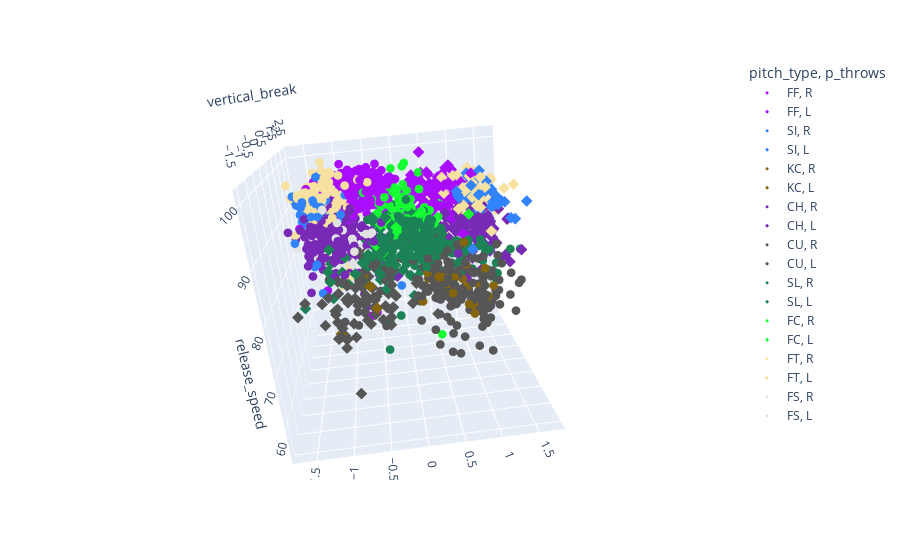

Write notebook code for a chart like this one.
### Code cell
fig = px.scatter_3d(arsenal_samp, x='horizontal_break', y='vertical_break', z='release_speed',
              color='pitch_type',symbol ='p_throws',hover_name='player_name',color_discrete_sequence=px.colors.qualitative.Alphabet)
fig.update_traces(marker=dict(size=3))
fig.show()

### Figure 1 — Plotly figure (JSON) as saved in the notebook; plotly's stock layout.template omitted (floating-point values rounded to 4 significant figures; data arrays with more than 128 entries replaced by an {"elided": "..."} marker saying what was removed)
{"data": [{"hovertemplate": "<b>%{hovertext}</b><br><br>pitch_type=FF<br>p_throws=R<br>horizontal_break=%{x}<br>vertical_break=%{y}<br>release_speed=%{z}<extra></extra>", "hovertext": {"elided": "311 str values"}, "legendgroup": "FF, R", "marker": {"color": "#AA0DFE", "size": 3, "symbol": "circle"}, "mode": "markers", "name": "FF, R", "scene": "scene", "showlegend": true, "type": "scatter3d", "x": {"elided": "311 float values"}, "y": {"elided": "311 float values"}, "z": {"elided": "311 float values"}}, {"hovertemplate": "<b>%{hovertext}</b><br><br>pitch_type=FF<br>p_throws=L<br>horizontal_break=%{x}<br>vertical_break=%{y}<br>release_speed=%{z}<extra></extra>", "hovertext": {"elided": "131 str values"}, "legendgroup": "FF, L", "marker": {"color": "#AA0DFE", "size": 3, "symbol": "diamond"}, "mode": "markers", "name": "FF, L", "scene": "scene", "showlegend": true, "type": "scatter3d", "x": {"elided": "131 float values"}, "y": {"elided": "131 float values"}, "z": {"elided": "131 float values"}}, {"hovertemplate": "<b>%{hovertext}</b><br><br>pitch_type=SI<br>p_throws=R<br>horizontal_break=%{x}<br>vertical_break=%{y}<br>release_speed=%{z}<extra></extra>", "hovertext": ["Jakob Junis", "Trevor Cahill", "Randy Dobnak", "Barrett Astin", "Logan Ondrusek", "Marcus Hatley", "Tanner Anderson", "Burke Badenhop", "Joe Smith", "Tyler Rogers", "Danny Burawa", "Chris Mazza", "Donn Roach", "Kyle Hendricks", "Tayler Scott", "Geoff Hartlieb", "Spencer Turnbull", "Michael King", "Sam Gaviglio", "Jesse Hahn", "Adam Cimber", "Jeremy Hellickson", "Mike Hauschild", "Chad Smith", "Zach Davies", "Arquimedes Caminero", "Todd Redmond", "Phillippe Aumont", "Tim Adleman", "James Marvel", "Drew Storen", "Sean O'Sullivan", "Zack Godley", "Joe Blanton", "A.J. Burnett", "Rob Wooten", "Kazuhisa Makita", "Jake Buchanan", "Dillon Tate", "Chris Bassitt", "Bryan Garcia", "Joe Ross", "Chad Jenkins", "Williams Perez", "Eddie Gamboa", "Robert Gsellman", "Jason Marquis", "Nate Jones", "Jarred Cosart", "Noe Ramirez", "Mike Pelfrey", "Buddy Carlyle", "Kendall Graveman", "Sam Dyson", "Alex Gordon", "Reggie McClain", "Walker Lockett", "Chasen Bradford", "Donovan Hand", "Austin Brice", "Raisel Iglesias", "Trevor Oaks", "Dakota Hudson", "Nick Tepesch", "Chris Volstad", "Pedro Payano", "Seth Frankoff"], "legendgroup": "SI, R", "marker": {"color": "#3283FE", "size": 3, "symbol": "circle"}, "mode": "markers", "name": "SI, R", "scene": "scene", "showlegend": true, "type": "scatter3d", "x": [-1.173, -1.433, -1.177, -1.208, -1.131, -1.303, -1.149, -1.457, -1.508, -0.1267, -1.566, -1.276, -1.434, -1.053, -1.496, -1.372, -1.262, -0.8707, -1.133, -1.286, -1.203, -1.25, -1.373, -1.256, -1.323, -1.2, -1.118, -1.587, -1.143, -1.227, -1.435, -1.221, -1.189, -1.13, -1.197, -1.483, -1.21, -0.9422, -1.244, -1.302, -1.025, -1.27, -1.485, -1.491, -0.9424, -1.507, -1.525, -1.219, -0.8078, -1.428, -1.375, -1.4, -1.245, -1.403, -1.413, -1.5, -1.155, -1.065, -1.186, -1.415, -1.356, -1.189, -1.071, -0.997, -1.394, -1.18, -1.267], "y": [0.7256, 0.6659, 0.1036, 0.7128, 1.208, 1.036, 0.52, 0.7137, -0.1793, -1.154, 0.7091, 0.1941, 0.5643, 0.9121, 0.6265, 0.2281, 0.5965, 0.3736, 0.7348, 1.032, -0.6296, 1.012, 0.941, 1.016, 1.122, 0.9207, 1.349, 1.041, 1.091, 0.5513, 0.7331, 1.266, 0.5217, 1.197, 0.8462, 0.9639, -0.4156, 0.7136, 0.5276, 0.9238, 1.208, 0.9911, 0.7217, 0.6762, 0.9466, 0.9099, 0.713, 1.335, 1.012, 0.6445, 0.881, 1.053, 0.985, 0.3847, 0.7547, 0.5262, 0.506, 0.5721, 0.6363, 0.3069, 0.8681, 0.6155, 0.6144, 0.7187, 0.7519, 1.095, 1.082], "z": [90.85, 91.76, 92.17, 91.8, 92.69, 90.03, 92.81, 89.17, 88.4, 82.23, 95.13, 92.03, 91.24, 87.42, 94.39, 94.97, 94.19, 91.36, 88.51, 92.52, 85.6, 89.45, 91.01, 92.87, 89.75, 98.1, 90.58, 93.11, 91.58, 90.59, 91.83, 89.97, 90.56, 91.67, 91.52, 88.87, 78.91, 89.45, 93.64, 92.97, 94.23, 93.2, 89.73, 91.34, 87.26, 93.8, 88.3, 97.6, 93.56, 90.23, 93.13, 89.9, 92.88, 94.08, 79.54, 93.72, 92.93, 90.36, 88.14, 93.72, 93.45, 89.52, 93.89, 88.91, 91.87, 93.52, 91.52]}, {"hovertemplate": "<b>%{hovertext}</b><br><br>pitch_type=SI<br>p_throws=L<br>horizontal_break=%{x}<br>vertical_break=%{y}<br>release_speed=%{z}<extra></extra>", "hovertext": ["Ryan Yarbrough", "Adam Kolarek", "Stephen Tarpley", "Harrison Musgrave", "Wandy Peralta", "Ryan Borucki", "Steven Matz", "Chad Girodo", "Jon Lester", "Sammy Solis", "Marc Rzepczynski", "Andrew Heaney", "Mike Minor", "Richard Bleier", "Gregory Soto", "Locke St. John", "TJ House", "Pat Venditte", "Hoby Milner", "Ryan Sherriff", "Josh D. Smith", "Manny Banuelos", "Jeff Locke", "Bruce Chen", "Aaron Bummer", "Tyler Lyons", "James Pazos", "Michael Kirkman", "Joey Lucchesi", "Jeff Francis", "Randy Choate", "Sean Manaea", "Hector Santiago", "Tony Watson", "Dana Eveland"], "legendgroup": "SI, L", "marker": {"color": "#3283FE", "size": 3, "symbol": "diamond"}, "mode": "markers", "name": "SI, L", "scene": "scene", "showlegend": true, "type": "scatter3d", "x": [1.195, 1.539, 1.157, 0.9472, 1.281, 1.445, 1.217, 1.638, 1.107, 1.172, 1.43, 1.186, 0.9278, 1.171, 1.103, 1.481, 1.581, 0.6014, 1.428, 1.315, 1.336, 1.441, 1.078, 1.365, 1.046, 1.108, 1.126, 1.365, 0.965, 1.211, 0.9224, 1.72, 1.052, 1.376, 1.575], "y": [1.038, -0.3277, 0.3165, 1.031, 0.9241, 0.7967, 0.975, 0.3702, 0.7686, 1.313, 0.7494, 1.303, 1.013, 0.386, 1.038, 0.5331, 0.7578, 0.942, 0.6472, 0.09308, 0.3177, 0.5045, 1.222, 1.289, 0.2759, 0.9787, 1.064, 0.8994, 1.039, 1.117, -0.387, -0.2531, 1.64, 0.8719, 0.4989], "z": [88.86, 88.98, 92.47, 90.88, 95.87, 91.53, 93.71, 86.87, 90.8, 93.88, 92.13, 92.05, 91.77, 88.93, 95.34, 89.4, 89.46, 83.21, 88.88, 91.34, 89.83, 91.42, 91.97, 84.25, 94.58, 89.97, 94.63, 91.5, 90.26, 86.61, 84.21, 91.87, 91.28, 93.61, 89.91]}, {"hovertemplate": "<b>%{hovertext}</b><br><br>pitch_type=KC<br>p_throws=R<br>horizontal_break=%{x}<br>vertical_break=%{y}<br>release_speed=%{z}<extra></extra>", "hovertext": ["Jeremy Hellickson", "Trevor Bauer", "Rowan Wick", "Chris Smith", "Sam LeCure", "Gerrit Cole", "Jorge Lopez", "Archie Bradley", "Shane Bieber", "James Shields", "David Robertson", "Tyler Duffey", "Zack Godley", "Dan Haren", "Brad Peacock", "Zac Gallen", "Brandon Workman", "Kirby Yates", "Nick Pivetta", "Craig Kimbrel"], "legendgroup": "KC, R", "marker": {"color": "#85660D", "size": 3, "symbol": "circle"}, "mode": "markers", "name": "KC, R", "scene": "scene", "showlegend": true, "type": "scatter3d", "x": [0.809, 0.6751, 0.7441, 0.308, 0.1705, 1.004, 0.5776, 0.3838, 0.4103, 0.5417, 0.7563, 0.7028, 0.2427, 0.4579, 0.9942, 0.7549, 0.5013, 0.9373, 1.052, 0.7591], "y": [-1.095, -1.456, -1.442, 0.1294, -0.3758, -0.8229, -0.935, -0.7894, -0.9362, -0.4778, -0.8258, -0.7986, -0.7383, -0.3498, -1.036, -0.86, -1.325, -0.7306, -1.133, -0.7084], "z": [76.28, 78.89, 76.93, 76.86, 74.63, 82.1, 81.54, 81.32, 81.89, 78.18, 83.28, 80.41, 82.07, 76.79, 77.75, 79.21, 80.58, 78.22, 80.1, 86.98]}, {"hovertemplate": "<b>%{hovertext}</b><br><br>pitch_type=KC<br>p_throws=L<br>horizontal_break=%{x}<br>vertical_break=%{y}<br>release_speed=%{z}<extra></extra>", "hovertext": ["Mike Minor", "Jason Vargas", "Matt Reynolds", "Austin Gomber", "David Price"], "legendgroup": "KC, L", "marker": {"color": "#85660D", "size": 3, "symbol": "diamond"}, "mode": "markers", "name": "KC, L", "scene": "scene", "showlegend": true, "type": "scatter3d", "x": [-0.5361, -1.011, -0.6456, -0.4725, -0.6397], "y": [-0.7613, -0.7866, -0.02747, -1.033, -0.006948], "z": [80.82, 72.16, 78.5, 77.85, 79.8]}, {"hovertemplate": "<b>%{hovertext}</b><br><br>pitch_type=CH<br>p_throws=R<br>horizontal_break=%{x}<br>vertical_break=%{y}<br>release_speed=%{z}<extra></extra>", "hovertext": {"elided": "296 str values"}, "legendgroup": "CH, R", "marker": {"color": "#782AB6", "size": 3, "symbol": "circle"}, "mode": "markers", "name": "CH, R", "scene": "scene", "showlegend": true, "type": "scatter3d", "x": {"elided": "296 float values"}, "y": {"elided": "296 float values"}, "z": {"elided": "296 float values"}}, {"hovertemplate": "<b>%{hovertext}</b><br><br>pitch_type=CH<br>p_throws=L<br>horizontal_break=%{x}<br>vertical_break=%{y}<br>release_speed=%{z}<extra></extra>", "hovertext": ["Alex Wood", "Paco Rodriguez", "Justin Nicolino", "Josh Hader", "Adrian Morejon", "C.J. Wilson", "Elvis Araujo", "Rob Rasmussen", "Kevin Chapman", "Patrick Corbin", "Brandon Mann", "Gregory Soto", "Ryan Merritt", "Clayton Richard", "Felix Doubront", "Anthony Kay", "Jorge De La Rosa", "Jaime Garcia", "Chris Sale", "Jeff Locke", "Yusei Kikuchi", "Tyler Olson", "Tony Cingrani", "Kyle Ryan", "Adam Loewen", "Cesar Cabral", "Chris Narveson", "AJ Reed", "Michael Roth", "J.A. Happ", "Matt Marksberry", "Mike Minor", "Tim Cooney", "Drew Pomeranz", "Sean Doolittle", "Brian Duensing", "Caleb Smith", "Daniel Zamora", "Jake Diekman", "Chad Girodo", "Tommy Layne", "C.J. Riefenhauser", "Adam Kolarek", "Conner Menez", "Austin Gomber", "Nick Ramirez", "Brett Oberholtzer", "Stephen Tarpley", "Scott Alexander", "Tsuyoshi Wada", "Rob Zastryzny", "Steven Matz", "Pat Venditte", "Danny Coulombe", "Ty Blach", "Jose Alvarez", "Tommy Milone", "Sean Manaea", "Nick Margevicius", "Dillon Peters", "Greg Mahle", "Andrew Miller", "A.J. Minter", "Michael Kirkman", "Ranger Suarez", "Edgar Olmos", "Locke St. John", "Marc Rzepczynski", "Josh D. Smith", "Tyler Lyons", "Andrew Vasquez", "Max Fried", "Andrew Albers", "Luis Avilan", "Antonio Bastardo", "Javier Lopez", "Josh Osich", "Felipe Vazquez", "Ashur Tolliver", "T.J. McFarland", "Brock Burke", "Zach Duke", "Sammy Solis", "Eric O'Flaherty", "Andrew Heaney", "Matt Hall", "Kelvin Marte", "Joey Lucchesi", "Tom Gorzelanny", "Cody Ege", "D.J. Snelten", "Phil Coke", "Nestor Cortes", "Gabriel Moya", "Matt Grace", "Adam Liberatore", "Andrew Suarez", "Colt Hynes", "Justin Wilson", "Nik Turley", "Zac Rosscup", "Jairo Labourt", "Pat Dean", "Miguel Del Pozo", "Sam Moll", "Edwin Escobar", "Frank Garces", "Williams Jerez", "Brett Anderson", "Bruce Chen", "Donnie Hart", "Gabe Speier", "Matt Moore", "Grant Dayton", "Mark Buehrle"], "legendgroup": "CH, L", "marker": {"color": "#782AB6", "size": 3, "symbol": "diamond"}, "mode": "markers", "name": "CH, L", "scene": "scene", "showlegend": true, "type": "scatter3d", "x": [1.304, 0.9124, 1.201, 0.9421, 0.6867, 0.9465, 0.9566, 1.208, 1.391, 0.9835, 0.6451, 1.098, 1.098, 1.209, 0.4897, 1.364, 0.6668, 1.082, 1.59, 0.6686, 0.955, 0.7846, 0.6856, 0.9409, 0.7204, 1.443, 0.8272, 1.09, -0.1787, 1.191, 1.064, 1.388, 1.091, 0.9809, 0.906, 1.279, 1.299, 0.6847, 1.284, 1.472, 1.147, 0.8549, 1.677, 0.7151, 0.6547, 1.09, 0.9137, 1.353, 1.128, 0.7885, 0.9294, 1.365, 0.8062, 0.04287, 1.499, 1.186, 1.244, 0.842, 0.3491, 0.9831, 1.422, -1.001, 1.132, 0.8437, 1.167, 1.182, 1.341, 1.203, 1.233, 0.998, 1.679, 0.9632, 1.038, 1.108, 0.7391, 1.33, 0.9518, 1.13, 0.8507, 1.323, 0.8486, 1.024, 1.104, 0.9263, 1.396, 0.7598, 1.124, -0.1484, 1.406, 1.473, 1.129, 1.319, 1.205, 0.8897, 1.247, 0.7739, 1.19, 1.163, 1.509, 1.197, 1.159, 0.9949, 1.045, 1.509, 1.302, 1.118, 1.218, 0.9326, 1.121, 1.137, 1.475, 1.213, 1.353, -0.02002, 1.027], "y": [0.4991, 0.7688, 0.8742, 0.6984, 0.6485, 1.188, 1.153, 0.9753, 0.7642, 0.9237, 0.4612, 0.9046, 1.039, 0.3451, 0.7956, 0.7738, 0.4427, 0.6506, 0.4151, 0.9599, 0.7467, 0.1559, 0.7018, 0.9803, 0.8797, 0.7275, 1.506, 0.9842, 0.759, 0.8545, 1.014, 1.006, 1.299, 1.422, 1.046, 0.8815, 0.9443, 0.3518, 0.6261, 0.03834, 0.6057, 1.118, -0.101, 0.5434, 1.174, 0.7496, 1.019, 0.6519, 0.3117, 0.4166, 0.8661, 0.4818, -0.4078, 0.3132, 0.8143, 0.6233, 0.8599, 0.09968, 0.9703, 0.8826, 0.7568, -0.2474, 0.2126, 0.3366, 0.4944, 0.6316, 0.3761, 0.4934, 0.4915, 0.7438, 0.7679, 0.4822, 0.652, 0.5446, 1.375, 0.537, 1.241, 0.2175, 0.1015, 0.3248, 0.4777, 0.1549, 0.6255, 0.9499, 0.6932, 0.6656, 0.6929, -0.06113, 0.8033, 0.3665, 0.2603, 0.555, 0.399, 0.6725, 0.5809, 0.5528, 0.7883, 0.7712, 0.8391, 1.346, 1.031, 1.508, 0.9285, 0.6504, 0.1954, 0.8838, 1.111, 0.5532, 0.7421, 1.08, -0.2232, 0.6556, 0.766, 0.7427, 0.776], "z": [84.13, 85.65, 82.81, 85.72, 85.39, 85.54, 87.82, 83.21, 84.95, 83.6, 82.74, 88.26, 81.48, 84.02, 84.54, 85.38, 82.73, 82.94, 86.5, 82.24, 84.49, 83.17, 88.28, 82.88, 85.37, 83.7, 83.62, 81.57, 83.8, 85.81, 85.6, 86.1, 82.72, 85.76, 82.4, 85.23, 83.18, 84.15, 88.92, 80.54, 82.77, 79.28, 81.77, 82.74, 83.89, 79.1, 80.41, 86.44, 85.87, 81.86, 79.95, 84.09, 78.62, 84.5, 80.07, 80.96, 80.78, 83.5, 79.0, 83.99, 81.67, 84.2, 86.14, 85.4, 84.77, 85.04, 81.74, 86.29, 84.6, 84.42, 85.5, 84.39, 78.85, 82.68, 85.75, 79.57, 84.75, 88.33, 82.33, 83.51, 85.19, 84.56, 85.34, 86.36, 83.71, 82.01, 85.11, 79.05, 85.15, 78.47, 76.78, 87.21, 82.22, 81.37, 85.6, 85.42, 86.17, 81.54, 89.85, 87.07, 86.03, 88.25, 85.08, 88.15, 81.95, 85.37, 83.08, 86.99, 83.28, 76.11, 80.1, 83.95, 83.94, 84.55, 78.71]}, {"hovertemplate": "<b>%{hovertext}</b><br><br>pitch_type=CU<br>p_throws=R<br>horizontal_break=%{x}<br>vertical_break=%{y}<br>release_speed=%{z}<extra></extra>", "hovertext": {"elided": "215 str values"}, "legendgroup": "CU, R", "marker": {"color": "#565656", "size": 3, "symbol": "circle"}, "mode": "markers", "name": "CU, R", "scene": "scene", "showlegend": true, "type": "scatter3d", "x": {"elided": "215 float values"}, "y": {"elided": "215 float values"}, "z": {"elided": "215 float values"}}, {"hovertemplate": "<b>%{hovertext}</b><br><br>pitch_type=CU<br>p_throws=L<br>horizontal_break=%{x}<br>vertical_break=%{y}<br>release_speed=%{z}<extra></extra>", "hovertext": ["John Means", "David Holmberg", "CD Pelham", "Adam McCreery", "Tyler Olson", "Jose Suarez", "Adalberto Mejia", "Matt Strahm", "Tyler Lyons", "Matt Marksberry", "Chasen Shreve", "Lucas Luetge", "Kyle Freeland", "Chris Rusin", "Mike Zagurski", "Gio Gonzalez", "Dietrich Enns", "Vidal Nuno", "Tyler Anderson", "C.J. Wilson", "Dario Alvarez", "Devin Smeltzer", "Cory Luebke", "Chris O'Grady", "Joe Palumbo", "Jeremy Affeldt", "Hyun Jin Ryu", "Jose Alvarez", "Alex Young", "Tim Collins", "Kyle Ryan", "Scott Diamond", "Steven Matz", "Gabriel Moya", "Edgar Olmos", "Matt Tracy", "Brian Matusz", "A.J. Puk", "Bobby Poyner", "James Russell", "Steven Okert", "Robbie Erlin", "Stephen Gonsalves", "Kevin Siegrist", "Robbie Ross Jr.", "David Murphy", "Will Smith", "Brett Martin", "Dillon Overton", "Cody Ege", "Drew Pomeranz", "Brock Burke", "Manny Banuelos", "Jeff Francis", "Anthony Kay", "Alex Torres", "Adam LaRoche", "Justin Wilson", "Jose Manuel Fernandez", "Charlie Furbush", "Jake McGee", "Adam Morgan", "Pat Dean", "Harrison Musgrave", "Robby Scott", "Nestor Cortes", "Jace Fry", "Genesis Cabrera", "Tyler Matzek", "Clint Robinson", "Conner Menez", "Matt Harrison", "Austin Davis", "Josh Rogers", "Mitch Moreland", "Ryan Borucki", "Colin Poche", "Ryan O'Rourke", "Aaron Loup", "Brian Duensing"], "legendgroup": "CU, L", "marker": {"color": "#565656", "size": 3, "symbol": "diamond"}, "mode": "markers", "name": "CU, L", "scene": "scene", "showlegend": true, "type": "scatter3d", "x": [-0.3077, -0.9895, -0.9347, -1.086, -1.629, -1.035, -0.2842, -0.8831, -1.05, -1.007, 0.6827, -0.7859, -0.2691, -0.1929, -0.2339, -1.002, -0.2253, -0.7307, -0.3005, -0.8728, -0.5617, -1.043, -0.3158, -0.5353, -0.8501, -0.9531, -1.026, -0.5679, -0.1985, -0.8833, -0.7606, -0.5291, -0.8553, -0.6267, -1.229, -0.5197, -0.8845, -0.3249, -0.4155, -0.6591, -0.6809, -0.3125, -0.9204, -0.738, -0.3353, 0.3947, -0.7455, -0.2512, -0.534, -0.805, -0.3582, -0.6514, -1.021, -0.9812, -0.8918, -0.4649, -0.8611, -0.4447, -0.4927, -1.139, -0.2059, -0.7387, -0.6276, -0.6093, -1.224, -0.6656, -0.6396, -0.2671, -0.3282, -0.2608, -0.6501, 0.02456, -0.4709, -0.5844, -1.038, -0.5031, -0.6975, 0.1317, -1.5, -0.7982], "y": [-0.3409, -1.069, -0.1358, -0.954, -0.3371, -0.5138, 0.1936, -0.2463, -0.7251, -0.1985, 1.549, -1.221, 0.05837, 0.02361, -0.6119, -1.107, 0.2369, -0.3341, -0.7215, -0.4701, 0.4265, -0.8037, -0.1751, 0.02477, -0.8996, -1.075, -1.039, 0.04207, -0.2851, -1.454, -0.2961, -0.1995, -0.7052, -0.816, -0.5862, -0.5931, 0.03577, -0.3626, -0.8963, -0.314, 0.08414, -1.322, -1.245, -0.3156, -0.07494, -0.07233, -0.5295, -0.8111, -0.2209, -0.07794, -1.262, -0.01199, -0.2199, -0.5181, -0.6218, -0.8972, -0.7675, -0.05867, 0.3355, -0.4944, -0.2982, -0.6372, -0.3459, -0.2873, -0.6463, -0.2236, -1.101, -0.9033, -0.2372, 0.05953, -0.3253, -0.3119, -0.2915, -0.5509, -0.9702, -0.562, 0.2701, 0.2867, -0.3108, -0.9856], "z": [76.95, 73.16, 79.5, 80.52, 74.12, 75.79, 79.63, 79.13, 75.88, 79.9, 92.45, 76.45, 80.33, 80.72, 78.17, 76.4, 79.83, 79.19, 74.02, 77.68, 83.06, 77.0, 80.78, 74.62, 78.87, 74.96, 72.68, 79.19, 81.46, 74.91, 78.67, 77.85, 78.48, 74.5, 77.56, 74.27, 77.96, 81.92, 74.69, 75.97, 76.81, 75.96, 72.01, 75.57, 78.66, 69.9, 77.16, 80.89, 73.74, 75.39, 79.33, 80.29, 77.52, 70.02, 78.12, 79.45, 58.57, 82.18, 82.03, 78.23, 76.05, 76.75, 77.1, 70.6, 73.46, 74.68, 77.75, 82.84, 79.95, 71.8, 80, 74.16, 82.6, 77.25, 72.33, 77.06, 83.85, 75.41, 76.67, 72.32]}, {"hovertemplate": "<b>%{hovertext}</b><br><br>pitch_type=SL<br>p_throws=R<br>horizontal_break=%{x}<br>vertical_break=%{y}<br>release_speed=%{z}<extra></extra>", "hovertext": {"elided": "260 str values"}, "legendgroup": "SL, R", "marker": {"color": "#1C8356", "size": 3, "symbol": "circle"}, "mode": "markers", "name": "SL, R", "scene": "scene", "showlegend": true, "type": "scatter3d", "x": {"elided": "260 float values"}, "y": {"elided": "260 float values"}, "z": {"elided": "260 float values"}}, {"hovertemplate": "<b>%{hovertext}</b><br><br>pitch_type=SL<br>p_throws=L<br>horizontal_break=%{x}<br>vertical_break=%{y}<br>release_speed=%{z}<extra></extra>", "hovertext": ["Jorge De La Rosa", "Jose Manuel Fernandez", "Dallas Keuchel", "Jonny Venters", "Jake McGee", "Matt Marksberry", "Locke St. John", "JB Shuck", "Pat Venditte", "Austin Gomber", "Ty Blach", "Dan Runzler", "Nick Martini", "Taylor Hearn", "CD Pelham", "Cory Luebke", "Steven Okert", "Wandy Peralta", "Adam Liberatore", "Eric Stults", "Jose Alvarez", "Dana Eveland", "Blake Snell", "Dillon Peters", "James Pazos", "Jared Walsh", "Derek Holland", "Eric Lauer", "Edward Paredes", "Alex Claudio", "Matt Thornton", "Ashur Tolliver", "Edgar Ibarra", "Christian Friedrich", "Brian Matusz", "Onelki Garcia", "Kelvin Marte", "Brett Martin", "Rob Rasmussen", "Justin Marks", "Chris Rusin", "Taylor Guilbeau", "Ross Detwiler", "Jeremy Bleich", "Cesar Ramos", "Nick Hagadone", "Matthew Boyd", "Andrew Chafin", "Brett Anderson", "Max Fried", "Ike Davis", "Francisco Liriano", "Tyler Matzek", "Luiz Gohara", "Colt Hynes", "Jonathon Niese", "Andrew Heaney", "Robbie Ross Jr.", "Neal Cotts", "Hyun Jin Ryu", "Mike Zagurski", "Aaron Bummer", "Robbie Ray", "Yohander Mendez", "Aaron Loup", "Wesley Wright", "Eric Stout", "Wei-Chung Wang", "Rich Hill", "C.J. Riefenhauser", "Scott Alexander", "Tim Collins", "Jose Quintana", "Tommy Layne", "Enny Romero", "Jose Torres", "Sean Newcomb", "Jace Fry", "Lucas Luetge", "Yohan Flande", "Amir Garrett", "Brian Flynn", "David Holmberg", "Taylor Rogers", "Jose Suarez", "Sean Nolin", "Josh Rogers", "Franklin Morales", "A.J. Puk"], "legendgroup": "SL, L", "marker": {"color": "#1C8356", "size": 3, "symbol": "diamond"}, "mode": "markers", "name": "SL, L", "scene": "scene", "showlegend": true, "type": "scatter3d", "x": [0.1419, -0.2284, -0.8582, -0.4683, 0.1873, -0.4158, -0.6271, -0.3137, -1.18, -0.2209, -0.182, -0.3827, 0.1224, -0.6106, -0.5333, -0.1762, -0.4492, -0.05836, 0.002834, -0.1592, -0.198, -1.119, -0.3246, -0.2422, -0.3521, 0.2422, 0.07427, -0.235, -0.9679, -0.4061, -0.1195, -0.4128, -0.04209, -0.2661, -0.2879, -0.1828, 0.029, -0.2521, -0.06109, -0.1902, -0.193, 0.001092, -0.3219, -0.7338, -0.1463, 0.04211, -0.1908, -0.05686, -0.382, -1.06, 0.157, -0.2048, -0.2532, -0.3971, -0.2067, -0.261, -0.06197, -0.1433, -0.3272, -0.2724, -0.1643, -0.6207, -0.01242, -0.2472, -0.6461, -0.2017, -0.3747, -0.3158, -1.556, -0.654, -0.3115, -0.4266, -0.972, -0.09358, 0.04605, -0.3511, -1.089, -1.093, -0.4485, 0.03813, -0.1449, -0.2877, -0.5643, -0.8845, -0.2846, -0.2287, -0.3507, -0.1839, -0.2238], "y": [0.6347, 0.7843, -0.18, -0.3126, 0.5274, -0.06632, 0.1904, -0.1985, 0.5681, 0.8077, 0.04609, 0.1809, 1.163, 0.5997, -0.04891, 0.2185, 0.5625, 0.4163, 0.3028, 0.6811, 0.6432, -0.2156, 0.2459, -0.114, -0.08554, 0.573, 0.4825, -0.1724, 0.3619, 0.3032, 0.3895, 0.08371, 0.4605, 0.4539, 0.4306, -0.0604, -0.09079, 0.04432, 0.3733, -0.04247, 0.1277, 0.07788, -0.5147, -0.3293, 0.7776, -0.1252, 0.1084, 0.00697, -0.6219, -0.2092, 0.6162, 0.4472, 0.0599, -0.02326, 0.07075, 0.3024, -0.05604, 0.5089, 0.726, -0.08304, -0.3628, -0.1951, 0.4198, 0.4257, -0.2757, 0.8701, 0.1357, 0.5018, 0.01472, 0.2032, -0.06186, 0.7958, 0.04663, 0.5929, 0.5084, 0.06297, -0.3932, 0.1327, 0.2172, 0.616, 0.3123, 0.2533, 0.2624, 0.2081, -0.06845, 0.7296, 0.05323, 0.8627, 0.4275], "z": [86.47, 88.62, 78.99, 84.64, 84.27, 80.99, 77.93, 79.9, 72.75, 88.67, 79.69, 84.83, 68.16, 80.01, 84.12, 83.73, 82.46, 86.82, 84.4, 82.1, 84.76, 82.19, 86.12, 83.13, 81.16, 88.56, 81.07, 81.79, 79.32, 77.03, 84.13, 79.75, 83.26, 84.46, 84.44, 83.03, 83.16, 85.13, 86.74, 80.08, 83.45, 86.36, 78.77, 81.67, 83.77, 79.12, 81.0, 83.07, 82.24, 83.75, 79.34, 85.56, 84.0, 83.2, 82.25, 81.0, 80.15, 87.51, 86.36, 78.72, 82.67, 83.17, 84.33, 84.3, 79.75, 81.25, 83.37, 84.29, 73.99, 77.46, 84.51, 88.73, 78.5, 85.12, 86.48, 82.72, 80.87, 85.27, 85.44, 85.49, 83.69, 84.83, 80.36, 83.03, 81.42, 79.13, 80.39, 88.57, 89.64]}, {"hovertemplate": "<b>%{hovertext}</b><br><br>pitch_type=FC<br>p_throws=R<br>horizontal_break=%{x}<br>vertical_break=%{y}<br>release_speed=%{z}<extra></extra>", "hovertext": ["Rookie Davis", "Blake Smith", "Simon Castro", "Matt Koch", "Caleb Cotham", "Michael Lorenzen", "Yordano Ventura", "Matt Bowman", "Asher Wojciechowski", "Zach Lee", "Nick Wittgren", "Nick Kingham", "Kenta Maeda", "Edwin Jackson", "Chris Tillman", "Jered Weaver", "Layne Somsen", "Kendry Flores", "Branden Pinder", "Carlos Estevez", "Michael Brady", "Jerome Williams", "Shane Greene", "Gabriel Ynoa", "Tyler Chatwood", "Jose Urena", "Mitch Harris", "Alex Wimmers", "Dustin May", "German Marquez", "Dereck Rodriguez", "Preston Guilmet", "Ryan Helsley", "Zach Neal", "Emmanuel Clase", "Jordan Jankowski", "Ryan Tepera", "Mike Wright", "Luke Hochevar", "Tyler Wagner", "Dovydas Neverauskas", "Nick Martinez", "Lou Trivino", "Rafael Betancourt", "Tommy Kahnle", "Odrisamer Despaigne", "A.J. Achter", "Jordan Yamamoto", "Chris Mazza", "Dellin Betances", "Cesar Vargas", "Justin Shafer", "Dominic Leone", "David Hernandez", "Tommy Hunter", "Rowan Wick", "Mat Latos", "Nick Vincent", "Tanner Roark", "Drew Rucinski", "Jeremy Guthrie", "Joakim Soria", "Tyler Wilson", "Jacob Barnes", "David Phelps", "Michael Tonkin", "Kevin Gregg", "Michael Wacha", "Tyler Mahle", "Luis Severino", "Adam Warren", "Evan Scribner", "Chris Withrow", "Carson Fulmer", "Addison Reed", "Yimi Garcia", "Trent Thornton", "Samuel Deduno", "Chad Billingsley", "Blake Parker", "Severino Gonzalez", "Hernan Perez", "Cody Anderson", "Gavin Floyd", "Nick Masset", "Drew Anderson", "Jason Motte", "Taijuan Walker", "John Gant", "Grant Balfour"], "legendgroup": "FC, R", "marker": {"color": "#16FF32", "size": 3, "symbol": "circle"}, "mode": "markers", "name": "FC, R", "scene": "scene", "showlegend": true, "type": "scatter3d", "x": [0.2949, 0.09183, -0.3808, -0.009219, -0.0959, 0.05069, -0.6752, -0.5269, -0.08159, 0.2902, 0.4918, 0.1737, 0.07053, 0.01104, 0.02108, 0.0959, 0.6523, -0.2622, 0.09301, -0.05569, 0.2508, -0.1699, 0.5673, 0.3562, 0.2103, -1.206, -0.0444, 0.2944, 0.1148, -0.2055, 0.2494, 0.03447, 0.3964, -0.1227, 0.138, 0.2104, 0.2615, 0.1796, 0.02105, -0.1201, 0.08476, -0.3379, 0.1763, -0.1186, 0.3682, 0.1865, 0.03334, 0.2835, 0.2186, 0.1264, 0.3971, 0.1836, 0.2756, 0.1194, 0.1472, 0.4439, 0.1127, 0.2352, 0.01377, 0.1101, -0.2714, -0.01809, 0.7598, 0.3203, 0.04655, -0.238, -0.2162, 0.04777, 0.01485, -0.3994, -0.1205, 0.2512, 0.1133, 0.2935, -0.01407, -0.3113, 0.3754, 0.08824, 0.07408, 0.1803, -0.1603, 0.4884, -0.1372, -0.1832, -0.562, 0.09968, 0.04385, 0.1939, 0.1848, 0.1442], "y": [0.5749, 0.7189, 0.843, 0.719, 1.924, 0.7891, 1.285, 1.091, 0.05774, 0.4959, 0.4473, 0.6903, 1.108, 0.7912, 1.876, 1.658, 1.224, 1.683, 0.8145, 1.348, 0.7151, 0.774, 0.5793, 1.191, 0.5058, 0.6604, 0.7471, 1.097, 0.5193, 0.8538, 0.6085, 2.058, 0.4344, 0.3223, 0.8273, 1.549, 0.5216, 0.6533, 0.8198, 1.017, 0.6977, 0.9595, 0.617, 1.691, 1.266, 0.5361, 1.466, 0.3647, 0.5458, 1.388, 0.9039, 0.7036, 0.5238, 0.4301, 0.9048, 0.5456, 1.754, 0.9765, 1.124, 0.7318, 1.257, 1.566, 1.541, 0.4941, 1.144, 1.017, 1.135, 1.028, 0.8036, 1.094, 1.561, 1.082, 0.4977, 0.5557, 1.521, 0.934, 0.4399, 0.6101, 0.67, 0.7884, 1.411, 0.5326, 1.168, 0.7271, 1.279, 1.199, 0.6361, 0.7326, 0.7614, 1.861], "z": [86.44, 87.76, 89, 89.44, 92.35, 92.48, 92.16, 93.49, 87.88, 86.12, 87.24, 89.46, 87.92, 91.35, 91.35, 83.82, 89.03, 88.4, 94.98, 97.4, 87.14, 87.68, 88.06, 92.7, 88.53, 90.2, 88.56, 87.76, 90.99, 92.6, 86.27, 88.32, 88.68, 86.09, 99.22, 92.15, 89.07, 92.1, 89.8, 89.44, 91.3, 89.15, 92.27, 90.61, 96.1, 87.33, 90.43, 85.9, 88.29, 97.53, 89.41, 89.86, 89.03, 86.37, 93.34, 89.75, 91.94, 87.27, 89.27, 90.03, 89.69, 92.71, 92.11, 89.92, 91.04, 90.23, 88.57, 90.08, 89.98, 91.79, 91.7, 86.52, 87.53, 88.36, 92.24, 91.27, 88.07, 88.2, 87.33, 88.19, 88.5, 61.24, 89.93, 87.94, 89.98, 89.05, 88.38, 87.87, 90.21, 88.7]}, {"hovertemplate": "<b>%{hovertext}</b><br><br>pitch_type=FC<br>p_throws=L<br>horizontal_break=%{x}<br>vertical_break=%{y}<br>release_speed=%{z}<extra></extra>", "hovertext": ["Nick Ramirez", "Matt Moore", "Justin Wilson", "Giovanni Soto", "Richard Bleier", "Hector Santiago", "Randy Rosario", "Hyun Jin Ryu", "Dillon Overton", "Jeff Beliveau", "Matt Thornton", "Steven Brault", "Travis Wood", "Jason Vargas", "Matt Grace", "Robbie Ross Jr.", "Wade Miley", "Matt Harrison", "Jace Fry", "Alex Torres", "Steven Okert", "Drew Smyly", "Chris Narveson", "David Price", "Ryan Yarbrough", "Matthew Boyd", "Ty Blach", "Eric Lauer", "Eduardo Rodriguez", "Scott Kazmir", "Mike Montgomery", "Martin Perez"], "legendgroup": "FC, L", "marker": {"color": "#16FF32", "size": 3, "symbol": "diamond"}, "mode": "markers", "name": "FC, L", "scene": "scene", "showlegend": true, "type": "scatter3d", "x": [0.07268, 0.1884, -0.2654, 0.1292, -0.03235, -0.05097, -0.3099, -0.07377, 0.3322, -0.06506, 1.072, -0.4076, -0.3903, 0.1723, 0.1267, -0.1831, -0.2334, 0.129, -0.09066, -0.2824, 0.04378, 0.3782, -0.02208, 0.04847, -0.04836, 0.02257, -0.01887, -0.1196, -0.08146, 0.1514, 0.3775, -0.2165], "y": [0.7409, 1.23, 0.9032, 0.4943, 0.5671, 1.011, 0.5176, 0.6768, 1.016, 0.8315, 0.8099, 0.1127, 1.032, 1.791, 0.5735, 0.6987, 0.6957, 0.7623, 0.1416, 0.007407, 0.9933, 1.062, 0.9143, 0.8486, 0.7084, 1.77, 0.5307, 0.8012, 0.7065, 1.062, 0.6973, 0.5656], "z": [86.74, 89.69, 90.82, 86.04, 86.69, 86.26, 88, 86.91, 85.17, 84.01, 87.19, 85.2, 86.43, 85.9, 88.87, 88.5, 87.51, 82.58, 88.28, 83.3, 88.56, 85.56, 85.07, 88.86, 85.39, 90.5, 84.43, 88.01, 88.34, 87.35, 88.58, 88.49]}, {"hovertemplate": "<b>%{hovertext}</b><br><br>pitch_type=FT<br>p_throws=R<br>horizontal_break=%{x}<br>vertical_break=%{y}<br>release_speed=%{z}<extra></extra>", "hovertext": {"elided": "188 str values"}, "legendgroup": "FT, R", "marker": {"color": "#F7E1A0", "size": 3, "symbol": "circle"}, "mode": "markers", "name": "FT, R", "scene": "scene", "showlegend": true, "type": "scatter3d", "x": {"elided": "188 float values"}, "y": {"elided": "188 float values"}, "z": {"elided": "188 float values"}}, {"hovertemplate": "<b>%{hovertext}</b><br><br>pitch_type=FT<br>p_throws=L<br>horizontal_break=%{x}<br>vertical_break=%{y}<br>release_speed=%{z}<extra></extra>", "hovertext": ["Rich Hill", "Jason Gurka", "Caleb Ferguson", "Kyle Freeland", "Tyler Anderson", "Brock Burke", "CD Pelham", "Ryan O'Rourke", "Jose Alvarez", "John Lamb", "Manny Banuelos", "Dan Runzler", "Colt Hynes", "Adam Morgan", "Francisco Liriano", "Caleb Thielbar", "Jake McGee", "Zac Curtis", "Matt Dermody", "Wandy Rodriguez", "Madison Bumgarner", "Fernando Abad", "Antonio Bastardo", "Phil Coke", "Javier Lopez", "Tanner Scott", "Adam Liberatore", "Sean Gilmartin", "James Russell", "Matt Thornton", "Julio Urias", "Josh Taylor", "Dallas Keuchel", "Jonathon Niese", "Matt Moore", "Adam Loewen", "Ryan Carpenter", "Brian Matusz", "Carlos Rodon", "Brian Duensing", "Andrew Suarez", "Matt Strahm", "Eric Stults", "Grant Dayton", "Tony Sipp", "Genesis Cabrera", "Cole Hamels", "Brian Moran", "Marc Rzepczynski", "Tim Cooney", "Adalberto Mejia", "Ike Davis", "Andrew Albers", "Blaine Hardy", "Alex Wood", "Jeremy Affeldt", "Hunter Cervenka", "Enny Romero", "Zach Duke", "Rob Zastryzny"], "legendgroup": "FT, L", "marker": {"color": "#F7E1A0", "size": 3, "symbol": "diamond"}, "mode": "markers", "name": "FT, L", "scene": "scene", "showlegend": true, "type": "scatter3d", "x": [1.498, 1.153, 1.168, 1.101, 1.217, 1.203, 0.857, 1.341, 1.377, 1.306, 0.9003, 0.9905, 1.395, 1.451, 1.165, 0.851, 1.197, 1.108, 1.054, 1.177, 0.8691, 0.9488, 1.134, 1.066, 1.31, 1.214, 1.16, 1.135, 1.012, 1.208, 0.7429, 1.133, 0.9966, 1.24, 1.536, 0.7223, 1.31, 1.109, 1.183, 1.252, 1.108, 1.578, 1.054, 1.116, 1.129, 1.248, 1.204, 0.7191, 1.746, 1.281, 1.282, 1.353, 1.416, 1.164, 1.079, 1.328, 1.307, 1.343, 1.161, 0.5554], "y": [0.7665, 0.9675, 0.9818, 0.5785, 1.057, 0.701, 0.7877, 1.074, 0.9961, 0.9598, 0.6792, 1.36, 0.7268, 0.9042, 0.9817, 1.535, 1.593, 0.2478, 1.205, 1.495, 1.341, 1.154, 1.441, 0.9766, 0.2374, 0.4685, 0.8599, 1.299, 1.418, 1.284, 1.292, 0.9586, 0.7836, 0.7232, 1.385, 0.9654, 0.7278, 1.51, 1.061, 1.257, 1.005, 0.5353, 1.135, 1.241, 1.153, 1.205, 1.054, 0.7721, 0.6314, 1.008, 0.9764, 0.9339, 1.253, 1.178, 1.214, 1.024, 0.601, 0.9833, 0.2382, 1.364], "z": [87.56, 90.77, 90.7, 91.42, 91.25, 90.76, 95.7, 90.66, 91.2, 88.6, 88.93, 94.53, 89.52, 93.72, 92.93, 90.81, 95.29, 90.52, 91.87, 88.83, 92.0, 91.43, 92.46, 92.42, 85.0, 95.52, 93.67, 88.98, 90.08, 93.24, 94.42, 94.83, 89.22, 89.52, 92.98, 91.82, 89.73, 90.27, 93.69, 89.97, 92.34, 92.63, 85.91, 91.11, 90.4, 95.19, 92.48, 84.83, 92.97, 90.3, 91.78, 88.02, 90.06, 88.92, 90.69, 91.01, 93.08, 93.9, 90.1, 90.24]}, {"hovertemplate": "<b>%{hovertext}</b><br><br>pitch_type=FS<br>p_throws=R<br>horizontal_break=%{x}<br>vertical_break=%{y}<br>release_speed=%{z}<extra></extra>", "hovertext": ["Hisashi Iwakuma", "Koji Uehara", "Erick Fedde", "Jeurys Familia", "Ubaldo Jimenez", "Jhoulys Chacin", "Luis Garcia", "Tyler Clippard", "Anthony Bass", "Joel Peralta", "Shohei Ohtani", "Jonathan Papelbon", "Ryan Mattheus", "Jake Odorizzi", "Kevin Gregg", "Donn Roach", "Jeremy Jeffress", "Yonny Chirinos", "Kyle Lloyd", "Cody Carroll", "Ryne Stanek", "Kyle Kendrick", "Shae Simmons", "Alfredo Simon", "Charlie Morton", "Brandon Morrow", "Jamie Callahan"], "legendgroup": "FS, R", "marker": {"color": "#E2E2E2", "size": 3, "symbol": "circle"}, "mode": "markers", "name": "FS, R", "scene": "scene", "showlegend": true, "type": "scatter3d", "x": [-1.139, -1.176, -0.9837, -1.119, -0.9923, -0.7512, -0.537, -0.2293, -0.6067, -0.9567, -0.4702, -1.334, -0.5363, -0.9342, -1.124, -1.349, -0.9304, -0.7402, -0.969, -0.4525, -0.8697, -0.6285, -0.7364, -1.092, -1.558, -0.8923, -1.177], "y": [0.3249, 0.8016, 0.3177, 0.3311, 0.7838, 0.3768, 0.3207, 0.1704, 0.7532, 0.8745, 0.2086, 0.4469, 0.1393, 0.8621, 0.8363, 0.3714, 0.2686, 0.2975, 0.5211, 0.4076, 0.3456, 0.6927, 0.2162, 0.7618, 0.2291, 1.027, 0.7897], "z": [83.56, 79.31, 86.79, 92.82, 84.2, 86.14, 87.01, 82.14, 86.08, 81.41, 87.3, 86.51, 83.78, 84.93, 83.71, 83.66, 90.09, 85.7, 79.47, 86.87, 88.26, 83.05, 84.02, 85.2, 86.04, 84.86, 88.14]}, {"hovertemplate": "<b>%{hovertext}</b><br><br>pitch_type=FS<br>p_throws=L<br>horizontal_break=%{x}<br>vertical_break=%{y}<br>release_speed=%{z}<extra></extra>", "hovertext": ["Chris Sale", "Colin Poche", "Manny Parra"], "legendgroup": "FS, L", "marker": {"color": "#E2E2E2", "size": 3, "symbol": "diamond"}, "mode": "markers", "name": "FS, L", "scene": "scene", "showlegend": true, "type": "scatter3d", "x": [-0.7716, 0.6784, 0.8899], "y": [0.08533, 0.9208, 0.3959], "z": [82.1, 83.18, 83.86]}], "layout": {"autosize": true, "legend": {"title": {"text": "pitch_type, p_throws"}, "tracegroupgap": 0}, "margin": {"t": 60}, "scene": {"aspectmode": "auto", "aspectratio": {"x": 1, "y": 1, "z": 1}, "camera": {"center": {"x": 0, "y": 0, "z": 0}, "eye": {"x": -0.08004, "y": -1.987, "z": 0.7644}, "projection": {"type": "perspective"}, "up": {"x": 0.08731, "y": -0.07752, "z": 0.9932}}, "domain": {"x": [0, 1], "y": [0, 1]}, "xaxis": {"title": {"text": "horizontal_break"}, "type": "linear"}, "yaxis": {"title": {"text": "vertical_break"}, "type": "linear"}, "zaxis": {"title": {"text": "release_speed"}, "type": "linear"}}}}
